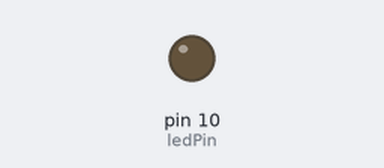
Simulated run of this sketch. Board: Arduino Mega 2560, built with avr-gcc and run on an emulated ATmega2560. Parts: output pins drawn as LEDs (lit = HIGH).

Above: at 0.15 s.
At 39.85 s:
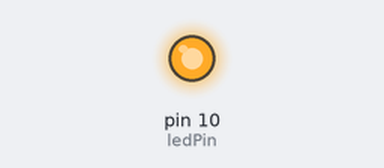
Timing chart, 0 to 40.0 s (numbered marks = the images above):
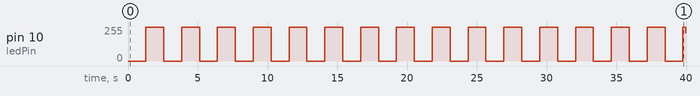

The sketch:

04_PWM_Fade.ino
```cpp
/*
 * 04_PWM_Fade - smoothly fade the LED brighter and dimmer (no on/off).
 * Uses analogWrite() / PWM on pin 10. Same wiring as 03_LED_Blink.
 *
 * Board:  Mega 2560 (ATmega2560)
 * Upload: .\scripts\upload.ps1 04_PWM_Fade
 */

int ledPin = 10;           // must be a PWM (~) pin; 10 qualifies

void setup() {
  pinMode(ledPin, OUTPUT);
}

void loop() {
  // fade UP: walk brightness from 0 (off) to 255 (full)
  for (int brightness = 0; brightness <= 255; brightness++) {
    analogWrite(ledPin, brightness);  // set this brightness level
    delay(5);                         // tiny pause so the fade is visible
  }

  // fade DOWN: walk brightness from 255 back to 0
  for (int brightness = 255; brightness >= 0; brightness--) {
    analogWrite(ledPin, brightness);
    delay(5);
  }
}
```

Measured:
- by itself, pin 10 (ledPin): 0/255 → 255/255 at 1.3 s, → 0/255 1.3 s later, → 255/255 1.3 s later, → 0/255 1.3 s later, … (32 changes in this stretch)
